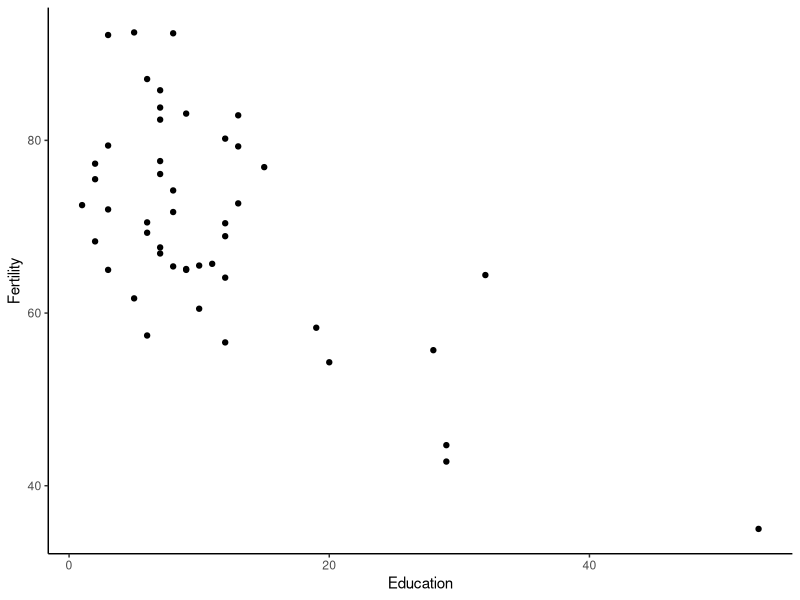
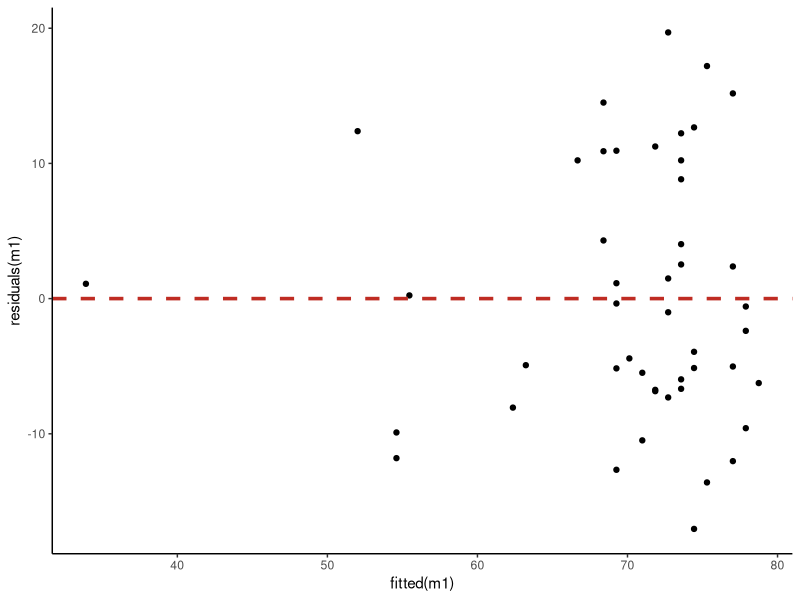
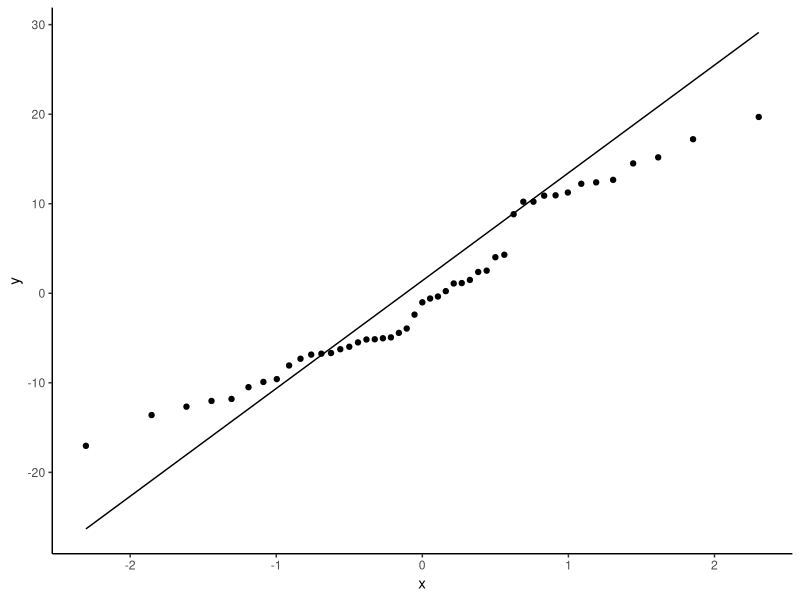
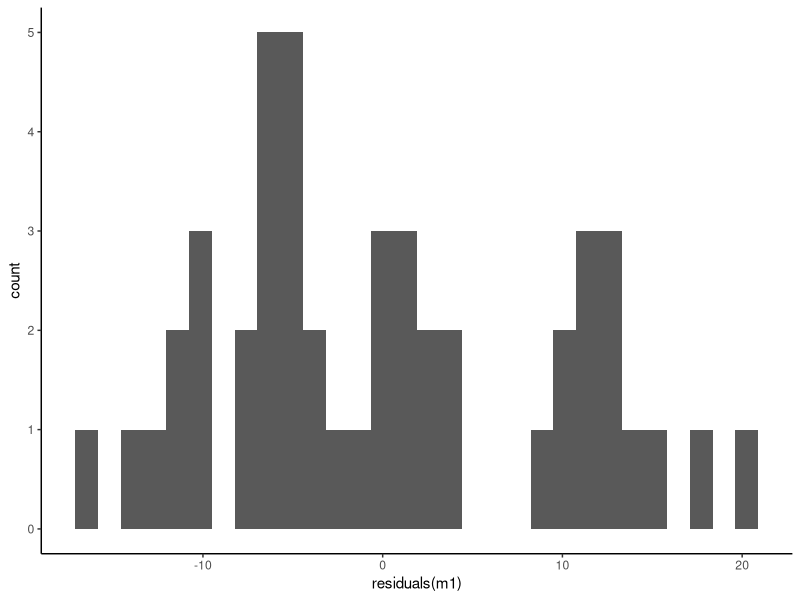
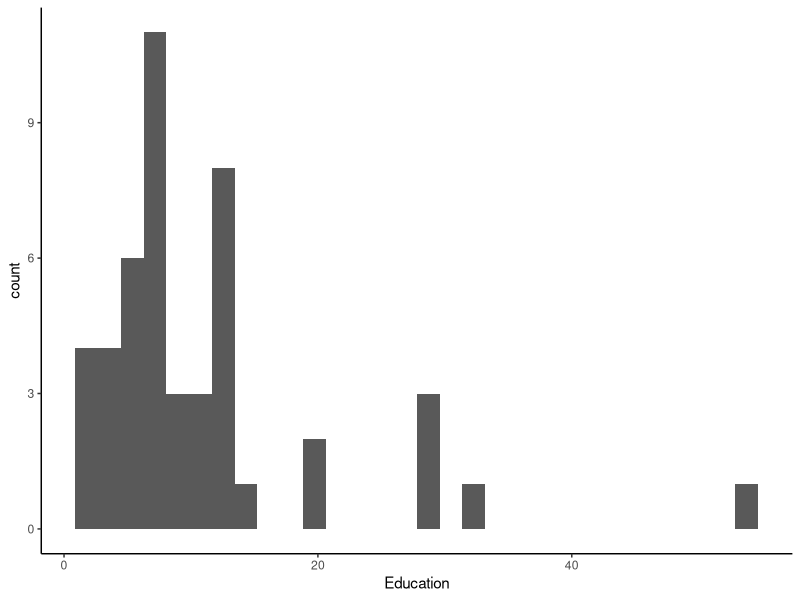
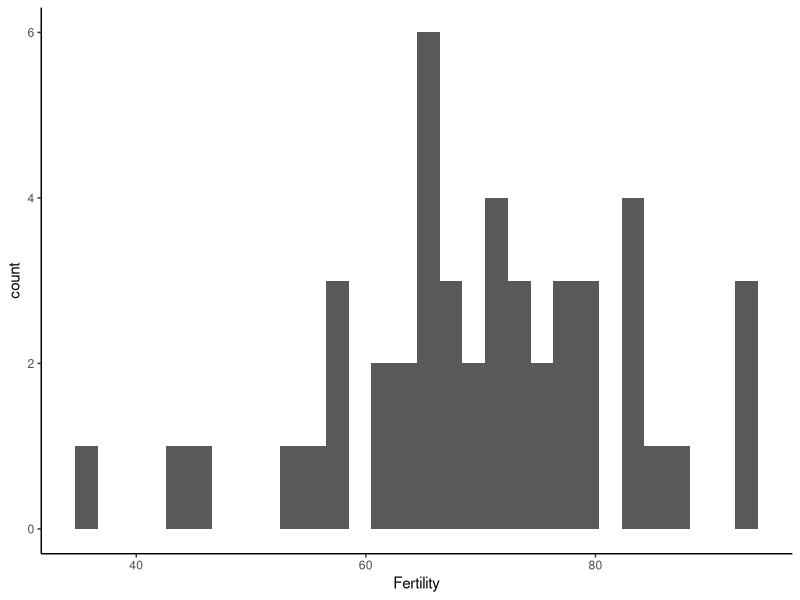
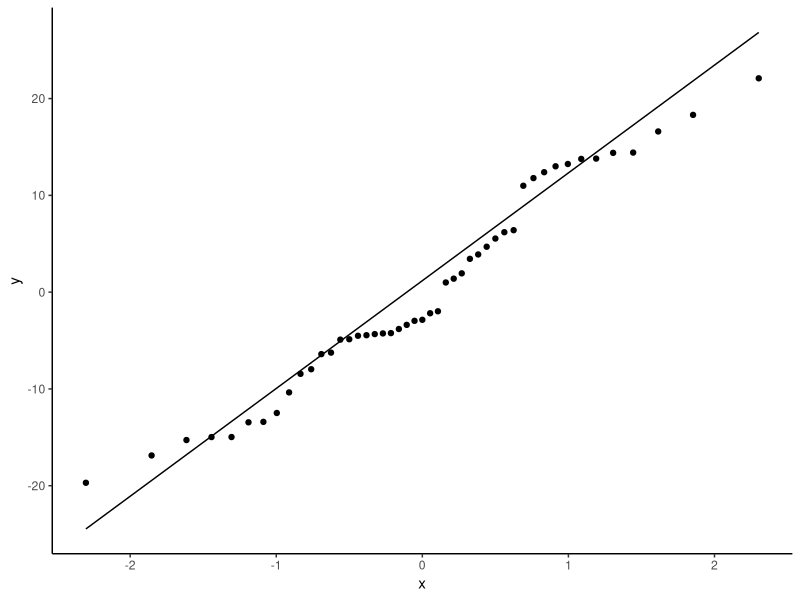
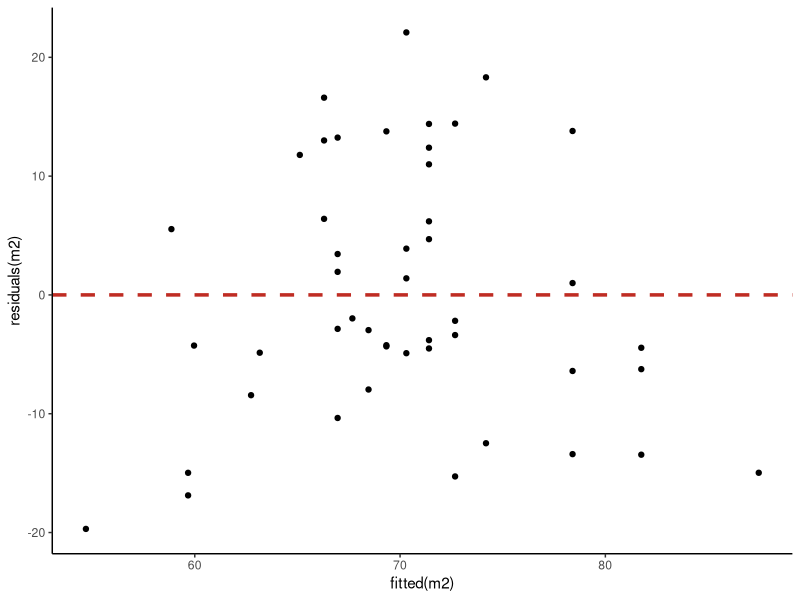

Write the R code that produced these figures, in order.
## ---- chunk 1
library(dplyr)
data(swiss)
head(swiss)
## ---- chunk 2
library(ggplot2)

ggplot(data = swiss,mapping = aes(x=Education,y=Fertility)) + geom_point() + 
  theme_classic()
## ---- chunk 3
m1 <- lm(formula = Fertility~Education,data = swiss)
summary(m1)
## ---- chunk 4
anova(m1)
## ---- chunk 5
ggplot() + 
  geom_point(mapping = aes(x = fitted(m1),y = residuals(m1))) + 
  geom_hline(yintercept = 0,linewidth = 1.2,linetype = 'dashed',col="#bf2c23") + 
  theme_classic()
## ---- chunk 6
ggplot(mapping = aes(sample = residuals(m1))) + 
  geom_qq() + 
  geom_qq_line() + 
  theme_classic()
## ---- chunk 7
ggplot(mapping = aes(x = residuals(m1))) +
  geom_histogram() + 
  theme_classic()
## ---- chunk 8
ggplot(data = swiss,mapping = aes(x = Education)) + 
  geom_histogram() + 
  theme_classic()
## ---- chunk 9
ggplot(data = swiss,mapping = aes(x = Fertility)) + 
  geom_histogram() + 
  theme_classic()
## ---- chunk 10
swiss %>% mutate(LogEducation = log10(Education)) -> swiss

m2 <- lm(formula = Fertility~LogEducation,data = swiss)
summary(m2)
anova(m2)
## ---- chunk 11
ggplot(mapping = aes(sample = residuals(m2))) + 
  geom_qq() + 
  geom_qq_line() + 
  theme_classic()
## ---- chunk 12
ggplot(mapping = aes(x = fitted(m2),y = residuals(m2))) + 
  geom_point() + 
  geom_hline(yintercept = 0,linewidth = 1.2,linetype = 'dashed',col="#bf2c23") + 
  theme_classic()
## ---- chunk 13
ggplot(mapping = aes(x = fitted(m2),y = residuals(m2))) + 
  geom_point() + 
  geom_smooth() + 
  geom_hline(yintercept = 0,linewidth = 1.2,linetype = 'dashed',col="#bf2c23") + 
  theme_classic()
## ---- chunk 14
ggplot(data = swiss,mapping = aes(x=LogEducation,y=Fertility)) + geom_point() + geom_smooth(method="lm") + theme_classic()
## ---- chunk 15
m3 <- lm(formula = Fertility~LogEducation + I(LogEducation^2),data = swiss)
summary(m3)
anova(m3)
## ---- chunk 16
preds <- predict(m3)

summary(preds)
## ---- chunk 17
preds <- predict(m3,interval='confidence')

head(preds)
## ---- chunk 18
bind_cols(swiss,preds) -> swiss_preds
## ---- chunk 19
ggplot(data = swiss_preds,mapping = aes(x = Education)) + 
  geom_point(mapping = aes(y = Fertility)) + 
  geom_line(mapping = aes(y = fit),colour="#2E2585",size = 0.8) + 
  geom_ribbon(mapping = aes(ymin = lwr,ymax = upr),fill = "#2E2585",alpha = 0.2) + 
  scale_x_continuous(name = "Post-primary Education (%)",transform = 'log10') +
  scale_y_continuous(name = "Fertility (standardized)") + 
  theme_classic()
## ---- chunk 20
nd <- data.frame(Education = c(1,25,50))
nd$LogEducation <- log10(nd$Education)

preds <- predict(object=m3,newdata=nd,interval='confidence')

bind_cols(nd,preds) -> preds

preds
## ---- chunk 21
nd <- data.frame(Education = c(1,25,50))
nd$LogEducation <- log10(nd$Education)

preds <- predict(object=m3,newdata=nd,interval='prediction')

preds <- cbind(nd,preds)

preds
